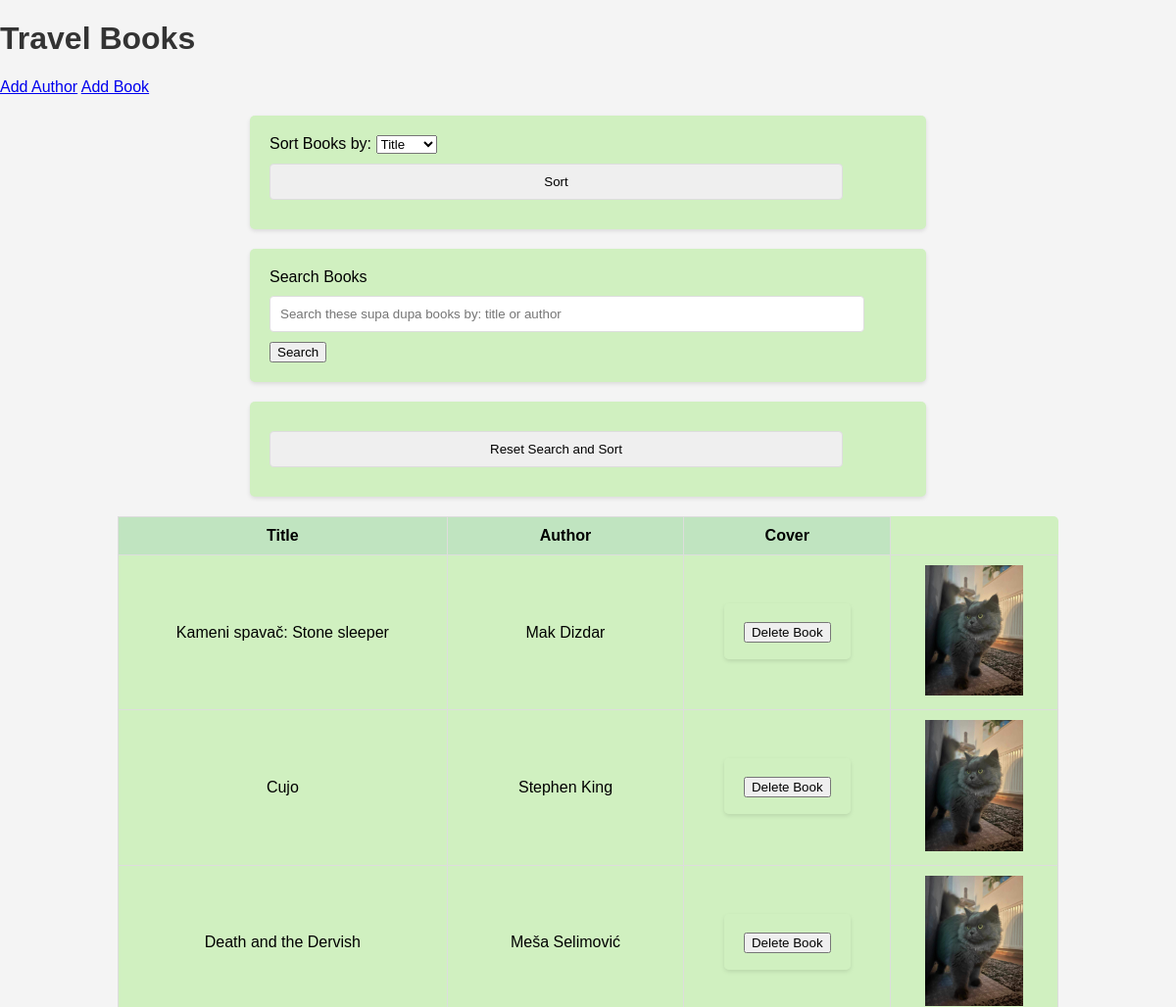
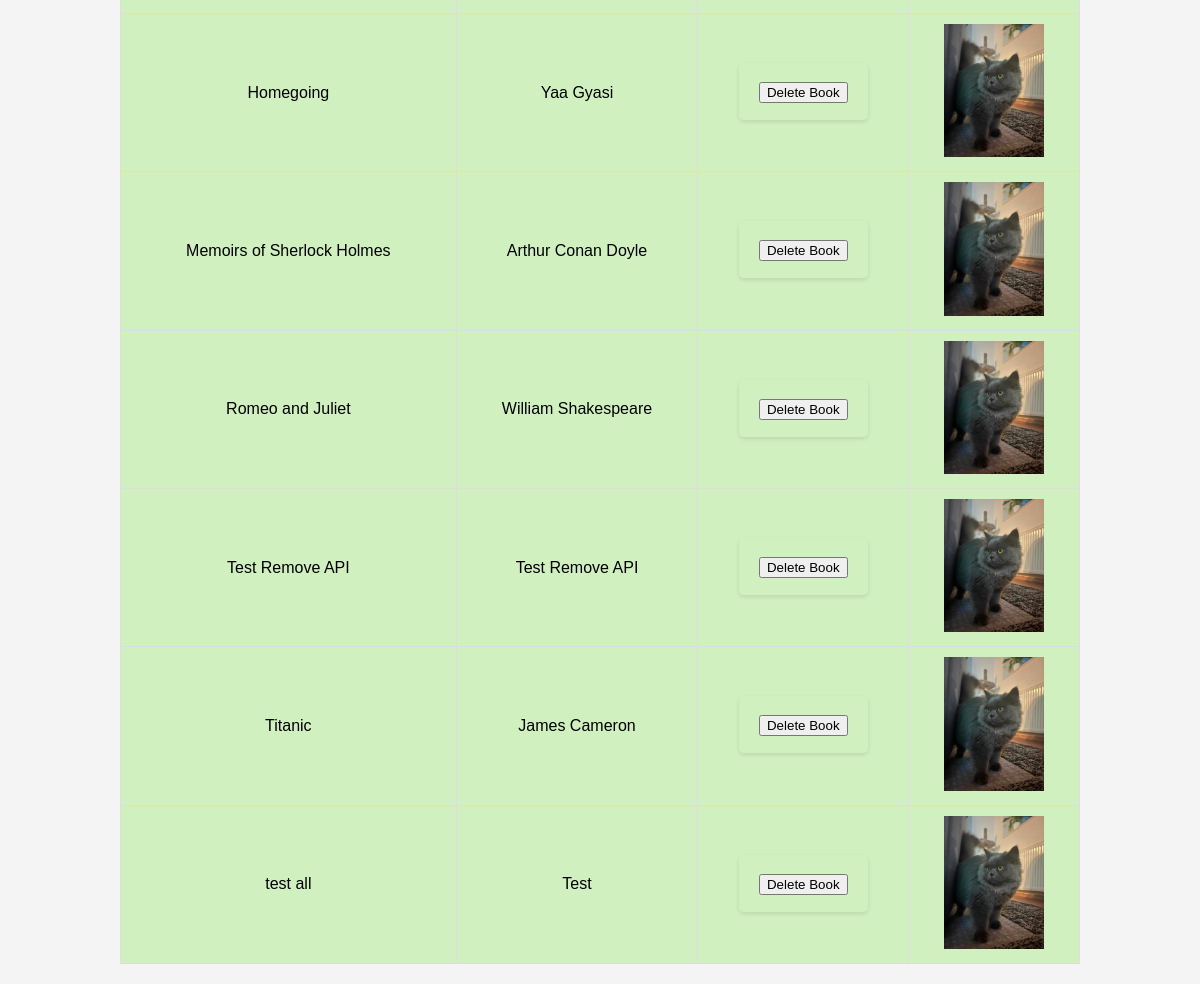
/sort_books, run on the app's committed database (2 pictures, top to bottom).
### data_models.py (models this page shows, shortened)
class Book(db.Model):
    id = db.Column(db.Integer, primary_key=True, autoincrement=True)
    title = db.Column(db.String(150), nullable=False)
    author_id = db.Column(db.Integer, db.ForeignKey('author.id'), nullable=False)
    author = db.relationship('Author', backref=db.backref('books', lazy=True))
    isbn = db.Column(db.String(13), unique=True, nullable=True)

class Author(db.Model):
    id = db.Column(db.Integer, primary_key=True, autoincrement=True)
    name = db.Column(db.String(100), nullable=False)
    birth_date = db.Column(db.Date, nullable=True)
    date_of_death = db.Column(db.Date, nullable=True)

### app.py (the view)
@app.route('/sort_books')
def sort_books():
    sort_by = request.args.get('sort_by', 'title')
    if sort_by == 'title':
        books = Book.query.order_by(Book.title).all()
    elif sort_by == 'author':
        books = Book.query.join(Author).order_by(Author.name).all()
    else:
        books = Book.query.all()
    books_with_covers = []
    for book in books:
        cover_url = 'static/default_image.jpg'
        books_with_covers.append({
            'id': book.id,
            'title': book.title,
            'author': book.author.name,
            'cover': cover_url
        })
    return render_template('home.html', books=books_with_covers, sort_by=sort_by)

### templates/home.html (shortened to what this page needs)
<!DOCTYPE html>
<html lang="en">
<head>
    <link rel="stylesheet" href="{{ url_for('static', filename='styles.css') }}">
</head>
<body>
    <h1>Travel Books</h1>
    <nav>
        <a href="{{ url_for('add_author') }}">Add Author</a>
        <a href="{{ url_for('add_book') }}">Add Book</a>
    </nav>
    <form method="GET" action="/sort_books">
        <label for="sort_by">Sort Books by:</label>
        <select name="sort_by" id="sort_by">
            <option value="title" {% if sort_by == 'title' %}selected{% endif %}>Title</option>
        </select>
        <input type="submit" value="Sort">
    </form>
    <div class="search-container">
        <form action="{{ url_for('search_books') }}" method="GET">
            <label>Search Books</label>
            <input type="text" name="query" placeholder="Search these supa dupa books by: title or author">
            <button type="submit">Search</button>
        </form>
    </div>
    <form method="GET" action="{{ url_for('home') }}">
        <input type="submit" value="Reset Search and Sort">
    </form>
    <table>
        <thead>
            <tr>
                <th>Title</th>
                <th>Author</th>
                <th>Cover</th>
            </tr>
        </thead>
        <tbody>
            {% for book in books %}
            <tr>
                <td>{{ book.title }}</td>
                <td>{{ book.author }}</td>
                    <td>
                        <form action="{{ url_for('delete_book', book_id=book.id) }}" method="POST" style="display:inline;">
                            <button type="submit" class="btn btn-danger" onclick="return confirmDeletion()">Delete Book</button>
                        </form>
                    </td>
                <td>
                    <img src="{{ book.cover }}" alt="{{ book.title }}" onerror="this.src='/static/default_image.jpg';">
                </td>
            </tr>
            {% endfor %}
        </tbody>
    </table>
</body>
</html>

### static/styles.css (style rules this page uses)
body { font-family: Arial, sans-serif; margin: 0; padding: 0; background-color: #f4f4f4; }
h1 { color: #333; }
form { background-color: #d0f0c0; padding: 20px; border-radius: 5px; box-shadow: 0 2px 4px rgba(0,0,0,0.1); max-width: 650px; margin: 20px auto; }
input[type="text"], input[type="date"], input[type="submit"] { display: block; width: 90%; padding: 10px; margin: 10px 0; border: 1px solid #ddd; border-radius: 4px; }

### templates/home.html (style rules this page uses)
table { width: 80%; margin: 20px auto; border-collapse: collapse; background-color: #d0f0c0; padding: 10px; border-radius: 5px; }
th, td { padding: 10px; text-align: center; border: 1px solid #ddd; }
th { background-color: #c0e4c0; }
td img { max-width: 100px; height: auto; }

### data on the page
Book: title "Kameni spavač: Stone sleeper"
Author: author "Mak Dizdar"
Book: title "Cujo"
Author: author "Stephen King"
Book: title "Death and the Dervish"
Author: author "Meša Selimović"
Book: title "Homegoing"
Author: author "Yaa Gyasi"
Book: title "Memoirs of Sherlock Holmes"
Author: author "Arthur Conan Doyle"
Book: title "Romeo and Juliet"
Author: author "William Shakespeare"
Book: title "Test Remove API"
Author: author "Test Remove API"
Book: title "Titanic"
Author: author "James Cameron"
Book: title "test all"
Author: author "Test"
